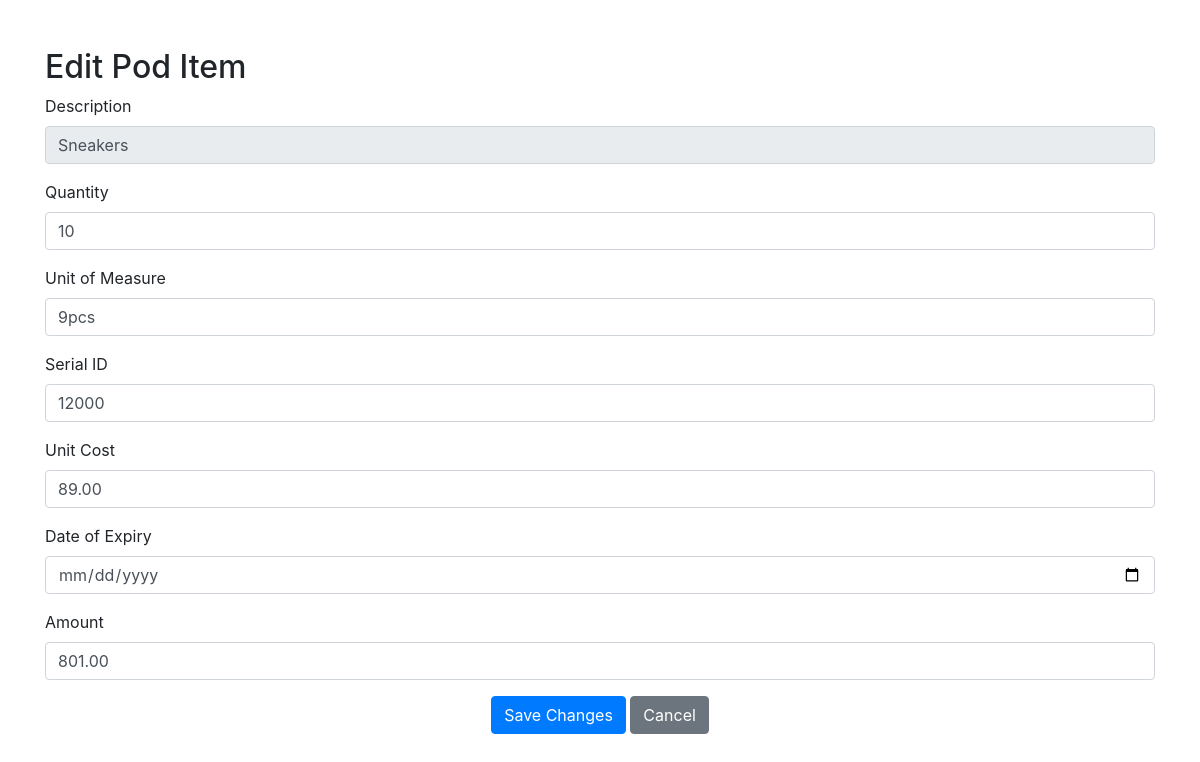
Page /crud_form/edit_pod_items_receipt.php?id=27 on the committed database.
### tables this page shows
CREATE TABLE `pod_items` (
  `id` int(11) NOT NULL,
  `supplier_Id` int(11) DEFAULT NULL,
  `purchase_order_id` int(11) DEFAULT NULL,
  `category` varchar(100) DEFAULT NULL,
  `item_description` varchar(100) DEFAULT NULL,
  `unit_of_measure` varchar(50) DEFAULT NULL,
  `quantity` int(11) DEFAULT NULL,
  `unit_price` decimal(10,2) DEFAULT NULL,
  `amount` decimal(10,2) DEFAULT NULL,
  `serial_Id` int(50) NOT NULL,
  `date_expiry` datetime(6) NOT NULL
);

### util/dbhelper.php (called while the page is built, shortened)
<?php
class DbHelper
{
    private $hostname = "127.0.0.1";
    private $username = "root";
    private $password = "";
    private $database = "inventory_management";
    private $conn;
    public function __construct()
    {
        $this->conn = new mysqli($this->hostname, $this->username, $this->password, $this->database);
    }
    public function getRecord($table, $args)
    {
        $keys = array_keys($args);
        $values = array_values($args);
        $condition = [];
        for ($i = 0; $i < count($keys); $i++) {
            $condition[] = "`" . $keys[$i] . "` = '" . $values[$i] . "'";
        }
        $cond = implode(" AND ", $condition);
        $sql = "SELECT * FROM `$table` WHERE $cond";
        $query = $this->conn->query($sql);
        $row = $query->fetch_assoc();
        return $row;
    }
}

### crud_form/edit_pod_items_receipt.php (the view, shortened to what this page needs)
<?php
require_once "../util/dbhelper.php";
$db = new DbHelper();
$edit_receipt = $db->getRecord("pod_items", ["id" => $_GET["id"]]);
?>
<!DOCTYPE html>
<html lang="en">
<head>
    <link rel="stylesheet" href="https://stackpath.bootstrapcdn.com/bootstrap/4.5.2/css/bootstrap.min.css">
</head>
<body>
    <div class="container mt-5">
        <h2>Edit Pod Item</h2>
        <form action="../logic/edit_pod_items_receipt_side.php" method="post">
            <div class="form-group">
                <label for="item_description">Description</label>
                <input type="text" id="item_description" name="item_description" class="form-control" value="<?php echo $edit_receipt["item_description"]; ?>" readonly>
            </div>
            <div class="form-group">
                <label for="quantity">Quantity</label>
                <input type="number" id="quantity" name="quantity" class="form-control" value="<?php echo $edit_receipt["quantity"]; ?>" required>
            </div>
            <div class="form-group">
                <label for="unit_of_measure">Unit of Measure</label>
                <input type="text" id="unit_of_measure" name="unit_of_measure" class="form-control" value="<?php echo $edit_receipt["unit_of_measure"]; ?>" required>
            </div>
            <div class="form-group">
                <label for="serial_Id">Serial ID</label>
                <input type="number" id="serial_Id" name="serial_Id" class="form-control" value="<?php echo $edit_receipt["serial_Id"]; ?>" required>
            </div>
            <div class="form-group">
                <label for="unit_price">Unit Cost</label>
                <input type="number" id="unit_price" name="unit_price" class="form-control" value="<?php echo $edit_receipt["unit_price"]; ?>" required>
            </div>
            <div class="form-group">
                <label for="date_expiry">Date of Expiry</label>
                <input type="date" id="date_expiry" name="date_expiry" class="form-control" value="<?php echo $formattedDate; ?>" required>
            </div>
            <div class="form-group">
                <label for="amount">Amount</label>
                <input type="number" id="amount" name="amount" class="form-control" value="<?php echo $edit_receipt["amount"]; ?>" required>
            </div>
            <div class="form-group text-center">
                <button type="submit" name="submit" class="btn btn-primary">Save Changes</button>
                <a href="javascript:history.back()" class="btn btn-secondary">Cancel</a>
            </div>
        </form>
    </div>
</body>
</html>

### rows in the picture
pod_items: item_description "Sneakers", quantity "10", unit_of_measure "9pcs", serial_Id "12000", unit_price "89.00", amount "801.00"
